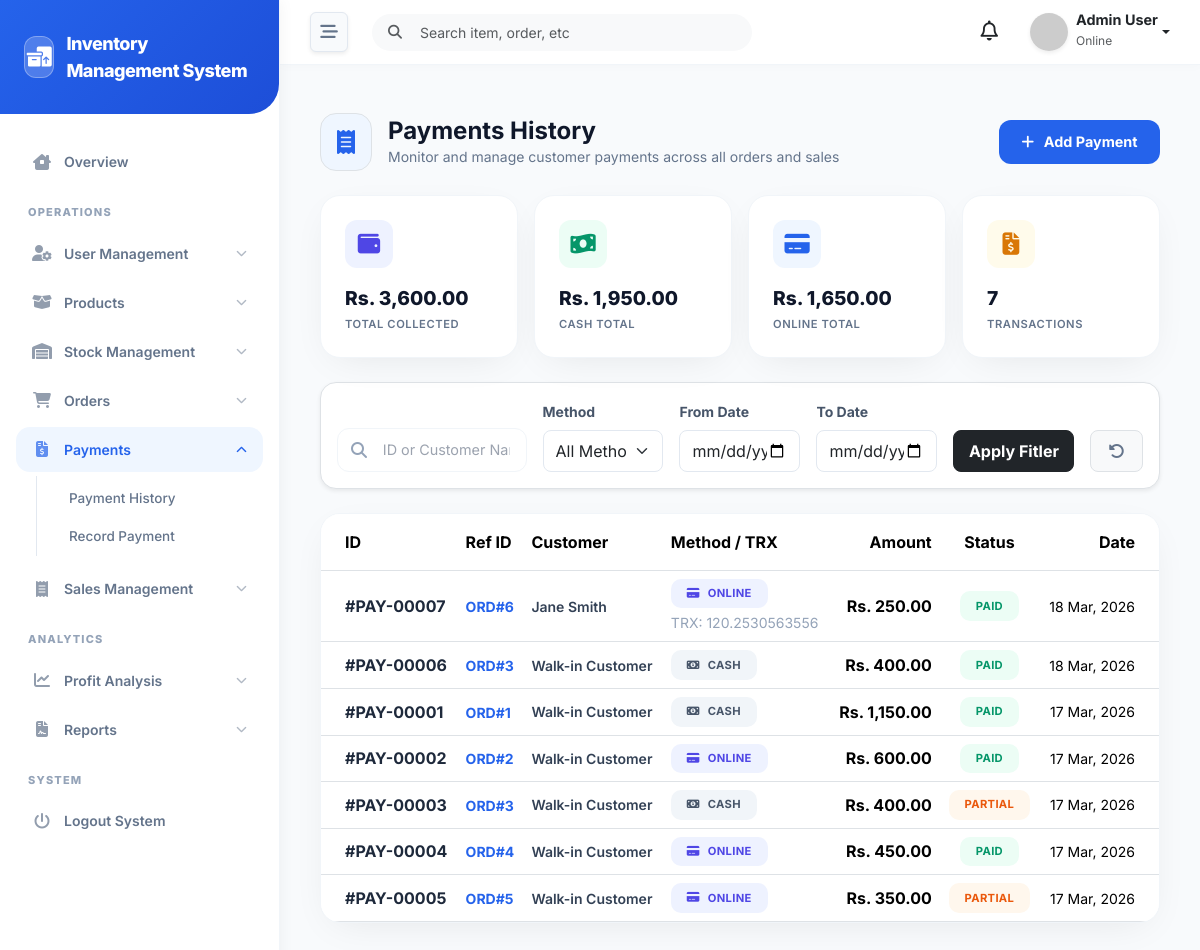
The page /admin/payments/index.php (signed in) on the database its author committed.
### tables this page shows
CREATE TABLE `payments` (
  `id` int(11) NOT NULL,
  `order_id` int(11) DEFAULT NULL,
  `sale_id` int(11) DEFAULT NULL,
  `payment_method` enum('cash','online','bank','card') DEFAULT 'cash',
  `transaction_id` varchar(100) DEFAULT NULL,
  `payment_proof` varchar(255) DEFAULT NULL,
  `amount` decimal(10,2) DEFAULT NULL,
  `status` enum('paid','unpaid','partial') DEFAULT 'unpaid',
  `created_at` timestamp NOT NULL DEFAULT current_timestamp(),
  `updated_at` timestamp NOT NULL DEFAULT current_timestamp() ON UPDATE current_timestamp()
);

CREATE TABLE `orders` (
  `id` int(11) NOT NULL,
  `customer_id` int(11) DEFAULT NULL,
  `created_by` int(11) DEFAULT NULL,
  `order_type` enum('shop','online') DEFAULT 'shop',
  `total_amount` decimal(10,2) DEFAULT NULL,
  `discount` decimal(10,2) DEFAULT 0.00,
  `delivery_charges` decimal(10,2) DEFAULT 0.00,
  `final_amount` decimal(10,2) DEFAULT NULL,
  `status` enum('pending','completed','cancelled') DEFAULT 'pending',
  `created_at` timestamp NOT NULL DEFAULT current_timestamp(),
  `updated_at` timestamp NOT NULL DEFAULT current_timestamp() ON UPDATE current_timestamp()
);

### core/functions.php (called while the page is built, shortened)
<?php
function format_price($amount) {
    return "Rs. " . number_format($amount, 2);
}

### admin/payments/index.php (the view, shortened to what this page needs)
<?php
require_once __DIR__ . '/../../config/db.php';
require_once __DIR__ . '/../../core/functions.php';
$page_description = "Monitor and manage customer payments across all orders and sales";
$search = isset($_GET['search']) ? sanitize($_GET['search']) : '';
$start_date = isset($_GET['start_date']) ? sanitize($_GET['start_date']) : '';
$end_date = isset($_GET['end_date']) ? sanitize($_GET['end_date']) : '';
$query = "SELECT p.*, o.id as order_id, s.id as sale_id,
                 CASE
                    WHEN p.order_id IS NOT NULL THEN (SELECT name FROM customers WHERE id = o.customer_id)
                    WHEN p.sale_id IS NOT NULL THEN (SELECT name FROM customers WHERE id = s.customer_id)
                    ELSE 'Walk-in'
                 END as customer_name
          FROM payments p
          LEFT JOIN orders o ON p.order_id = o.id
          LEFT JOIN sales s ON p.sale_id = s.id
          WHERE 1=1";
$params = [];
$query .= " ORDER BY p.created_at DESC";
try {
    $stmt = $pdo->prepare($query);
    $stmt->execute($params);
    $payments = $stmt->fetchAll();
    $stats_query = "SELECT
        COUNT(*) as total_payments,
        SUM(amount) as total_amount,
        SUM(CASE WHEN payment_method = 'cash' THEN amount ELSE 0 END) as cash_total,
        SUM(CASE WHEN payment_method = 'online' THEN amount ELSE 0 END) as online_total
        FROM payments";
    $stats = $pdo->query($stats_query)->fetch();
} catch (PDOException $e) {
    $payments = [];
    $stats = ['total_payments' => 0, 'total_amount' => 0, 'cash_total' => 0, 'online_total' => 0];
}
$page_title = "Payments History";
include '../../includes/header.php';
include '../../includes/sidebar.php';
include '../../includes/navbar.php';
?>
<div class="px-3 py-4">
    <div class="d-flex align-items-center justify-content-between mb-4">
        <div class="d-flex align-items-center gap-3">
            <div class="p-3 bg-blue-50 text-blue-600 rounded-4 border border-blue-100">
                <i class="fa-solid fa-receipt fa-xl"></i>
            </div>
            <div>
                <h1 class="h4 fw-bold text-slate-900 mb-0"><?= $page_title ?></h1>
                <p class="text-slate-500 small mb-0"><?= $page_description ?></p>
            </div>
        </div>
        <a href="add.php" class="btn-create">
            <i class="fa-solid fa-plus"></i>
            <span>Add Payment</span>
        </a>
    </div>
    <div class="row g-3 mb-4">
        <div class="col-md-3">
            <div class="stat-card">
                <div class="stat-icon bg-indigo-50 text-indigo-600"><i class="fa-solid fa-wallet"></i></div>
                <div class="stat-value text-indigo-600"><?= format_price($stats['total_amount']) ?></div>
                <div class="stat-label">Total Collected</div>
            </div>
        </div>
        <div class="col-md-3">
            <div class="stat-card">
                <div class="stat-icon bg-emerald-50 text-emerald-600"><i class="fa-solid fa-money-bill-wave"></i></div>
                <div class="stat-value text-emerald-600"><?= format_price($stats['cash_total']) ?></div>
                <div class="stat-label">Cash Total</div>
            </div>
        </div>
        <div class="col-md-3">
            <div class="stat-card">
                <div class="stat-icon bg-blue-50 text-blue-600"><i class="fa-solid fa-credit-card"></i></div>
                <div class="stat-value text-blue-600"><?= format_price($stats['online_total']) ?></div>
                <div class="stat-label">Online Total</div>
            </div>
        </div>
        <div class="col-md-3">
            <div class="stat-card">
                <div class="stat-icon bg-amber-50 text-amber-600"><i class="fa-solid fa-file-invoice-dollar"></i></div>
                <div class="stat-value text-amber-600"><?= number_format($stats['total_payments']) ?></div>
                <div class="stat-label">Transactions</div>
            </div>
        </div>
    </div>
    <div class="bg-white p-3 rounded-4 border border-slate-100 shadow-sm mb-4">
        <form method="GET" class="row g-3 align-items-end">
            <div class="col-lg-3">
                <div class="search-wrapper">
                    <i class="fa-solid fa-magnifying-glass search-icon"></i>
                    <input type="text" name="search" class="search-input" placeholder="ID or Customer Name" value="<?= htmlspecialchars($search) ?>">
                </div>
            </div>
            <div class="col-lg-2">
                <label class="form-label small fw-bold text-slate-600">Method</label>
                <select name="method" class="form-select rounded-3 py-2 border-slate-200">
                    <option value="">All Methods</option>
                </select>
            </div>
            <div class="col-lg-2">
                <label class="form-label small fw-bold text-slate-600">From Date</label>
                <input type="date" name="start_date" class="form-control rounded-3 py-2 border-slate-200" value="<?= $start_date ?>">
            </div>
            <div class="col-lg-2">
                <label class="form-label small fw-bold text-slate-600">To Date</label>
                <input type="date" name="end_date" class="form-control rounded-3 py-2 border-slate-200" value="<?= $end_date ?>">
            </div>
            <div class="col-lg-2">
                <button type="submit" class="btn btn-dark w-100 py-2 rounded-3 fw-bold">Apply Fitler</button>
            </div>
            <div class="col-lg-1">
                <a href="index.php" class="btn btn-light w-100 py-2 rounded-3 border text-slate-500" title="Reset"><i class="fa-solid fa-rotate-left"></i></a>
            </div>
        </form>
    </div>
    <div class="table-container">
        <div class="table-responsive">
            <table class="table mb-0 align-middle">
                <thead>
                    <tr class="bg-slate-50">
                        <th class="ps-4 py-3">ID</th>
                        <th class="py-3">Ref ID</th>
                        <th class="py-3">Customer</th>
                        <th class="py-3">Method / TRX</th>
                        <th class="py-3 text-end">Amount</th>
                        <th class="py-3 text-center">Status</th>
                        <th class="py-3 text-end pe-4">Date</th>
                    </tr>
                </thead>
                <tbody>
                    <?php if (!empty($payments)): ?>
                        <?php foreach ($payments as $p): ?>
                            <tr>
                                <td class="ps-4">
                                    <span class="fw-bold text-slate-800">#PAY-<?= str_pad($p['id'], 5, '0', STR_PAD_LEFT) ?></span>
                                </td>
                                <td>
                                    <?php if($p['order_id']): ?>
                                        <a href="../orders/view.php?id=<?= $p['order_id'] ?>" class="fw-bold text-blue-600 text-decoration-none small">ORD#<?= $p['order_id'] ?></a>
                                    <?php elseif($p['sale_id']): ?>
                                        <a href="../sales/view.php?id=<?= $p['sale_id'] ?>" class="fw-bold text-purple-600 text-decoration-none small">SALE#<?= $p['sale_id'] ?></a>
                                    <?php endif; ?>
                                </td>
                                <td>
                                    <div class="fw-semibold text-slate-700 small"><?= htmlspecialchars($p['customer_name'] ?? 'Walk-in Customer') ?></div>
                                </td>
                                <td>
                                    <span class="status-badge badge-<?= $p['payment_method'] ?>">
                                        <i class="fa-solid <?= in_array($p['payment_method'], ['cash', 'card']) ? 'fa-money-bill-1' : 'fa-credit-card' ?>"></i>
                                        <?= strtoupper($p['payment_method']) ?>
                                    </span>
                                    <?php if($p['transaction_id']): ?>
                                        <div class="small text-slate-400 mt-1">TRX: <?= htmlspecialchars($p['transaction_id']) ?></div>
                                    <?php endif; ?>
                                </td>
                                <td class="text-end fw-bold text-slate-900"><?= format_price($p['amount']) ?></td>
                                <td class="text-center">
                                    <span class="status-badge badge-<?= $p['status'] ?>">
                                        <?= ucfirst($p['status']) ?>
                                    </span>
                                </td>
                                <td class="small text-slate-500 text-end pe-4">
                                    <?= date('d M, Y', strtotime($p['created_at'])) ?>
                                </td>
                            </tr>
                        <?php endforeach; ?>
                    <?php endif; ?>
                </tbody>
            </table>
        </div>
    </div>
</div>
<?php include '../../includes/footer.php'; ?>

### includes/header.php (style rules this page uses)
:root { --primary-bg: #f8fafc; --sidebar-bg: #ffffff; --sidebar-color: #64748b; --sidebar-active-bg: #eff6ff; --sidebar-active-color: #2563eb; --primary-brand: #2563eb; --header-bg: #ffffff; --text-dark: #1e293b; --transition-speed: 0.3s; }
body { font-family: 'Inter', sans-serif; background-color: var(--primary-bg); color: var(--text-dark); overflow-x: hidden; }

### includes/sidebar.php (style rules this page uses)
:root { --primary-blue: #2563eb; --primary-green: #10b981; --sidebar-bg: #ffffff; --nav-text: #64748b; --nav-active-bg: #eff6ff; --nav-active-text: #2563eb; }

### admin/payments/index.php (style rules this page uses)
:root { --card-shadow: 0 10px 40px -15px rgba(0, 0, 0, 0.1); --border-light: 1px solid #f1f5f9; --primary: #2563eb; }
.stat-card { background: white; padding: 1.5rem; border-radius: 20px; border: var(--border-light); box-shadow: var(--card-shadow); transition: all 0.3s; }
.stat-icon { width: 48px; height: 48px; border-radius: 12px; display: flex; align-items: center; justify-content: center; font-size: 1.4rem; margin-bottom: 1rem; }
.stat-value { font-size: 1.2rem; font-weight: 800; color: #0f172a; margin-bottom: 0.2rem; }
.stat-label { font-size: 0.7rem; font-weight: 600; color: #64748b; text-transform: uppercase; letter-spacing: 0.05em; }
.table-container { background: white; border-radius: 20px; border: var(--border-light); box-shadow: var(--card-shadow); overflow: hidden; margin-top: 1.5rem; }
.status-badge { padding: 0.4rem 1rem; border-radius: 10px; font-size: 0.7rem; font-weight: 700; text-transform: uppercase; letter-spacing: 0.03em; display: inline-flex; align-items: center; gap: 0.5rem; }
.badge-paid { background: #ecfdf5; color: #059669; }
.badge-partial { background: #fff7ed; color: #ea580c; }
.badge-cash { background: #f1f5f9; color: #475569; }
.badge-online { background: #eef2ff; color: #4f46e5; }
.search-wrapper { position: relative; width: 100%; }
.search-icon { position: absolute; left: 14px; top: 50%; transform: translateY(-50%); color: #94a3b8; }
.search-input { width: 100%; height: 44px; padding: 0 1rem 0 2.8rem; background: white; border: var(--border-light); border-radius: 12px; font-size: 0.9rem; transition: all 0.2s; }
.btn-create { background: var(--primary); color: white; padding: 0.7rem 1.4rem; border-radius: 12px; font-weight: 700; font-size: 0.9rem; border: none; transition: all 0.2s; display: inline-flex; align-items: center; gap: 0.6rem; text-decoration: none; }

### rows shown on the page
payments: id "00007", order "6", customer_name "Jane Smith", payment_method "ONLINE", transaction "120.2530563556", amount "Rs. 250.00", status "PAID", created_at "18 Mar, 2026"
payments: id "00006", order "3", customer_name "Walk-in Customer", payment_method "CASH", amount "Rs. 400.00", status "PAID", created_at "18 Mar, 2026"
payments: id "00001", order "1", customer_name "Walk-in Customer", payment_method "CASH", amount "Rs. 1,150.00", status "PAID", created_at "17 Mar, 2026"
payments: id "00002", order "2", customer_name "Walk-in Customer", payment_method "ONLINE", amount "Rs. 600.00", status "PAID", created_at "17 Mar, 2026"
payments: id "00003", order "3", customer_name "Walk-in Customer", payment_method "CASH", amount "Rs. 400.00", status "PARTIAL", created_at "17 Mar, 2026"
payments: id "00004", order "4", customer_name "Walk-in Customer", payment_method "ONLINE", amount "Rs. 450.00", status "PAID", created_at "17 Mar, 2026"
payments: id "00005", order "5", customer_name "Walk-in Customer", payment_method "ONLINE", amount "Rs. 350.00", status "PARTIAL", created_at "17 Mar, 2026"

### other values the page prints
APP_NAME "Inventory Management System"
$user_name "Admin User"
$page_title "Payments History"
$page_description "Monitor and manage customer payments across all orders and sales"
format_price($stats['total_amount']) "Rs. 3,600.00"
format_price($stats['cash_total']) "Rs. 1,950.00"
format_price($stats['online_total']) "Rs. 1,650.00"
$stats['total_payments'] "7"
